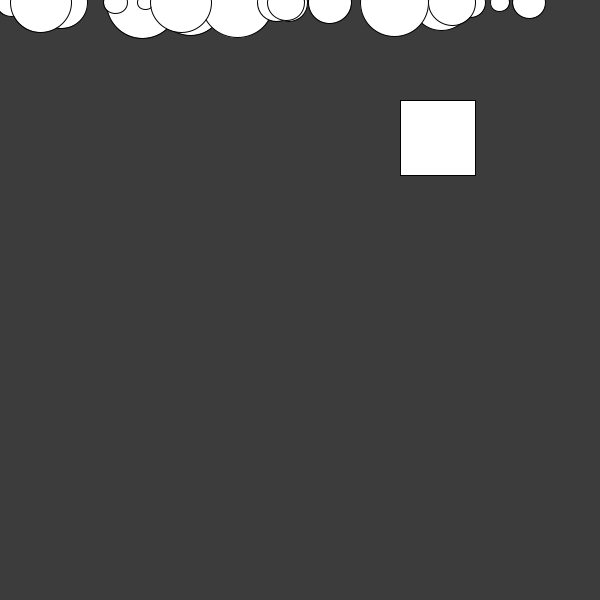
Frame 1 (no input)
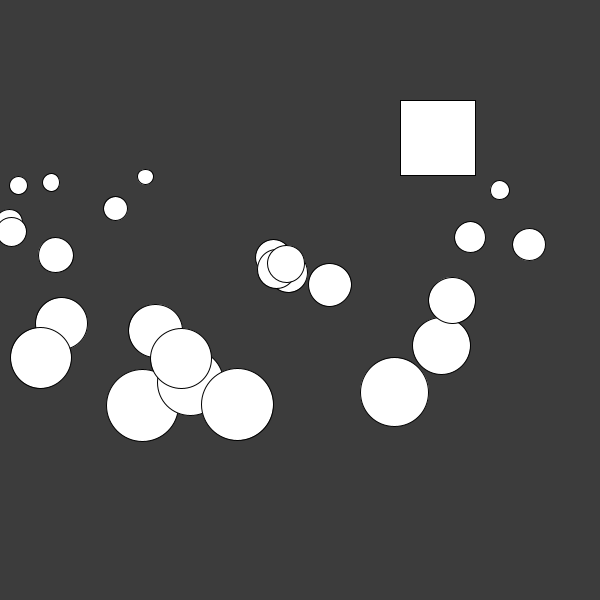
Frame 60 (the mouse pressed at the canvas centre just before this capture)
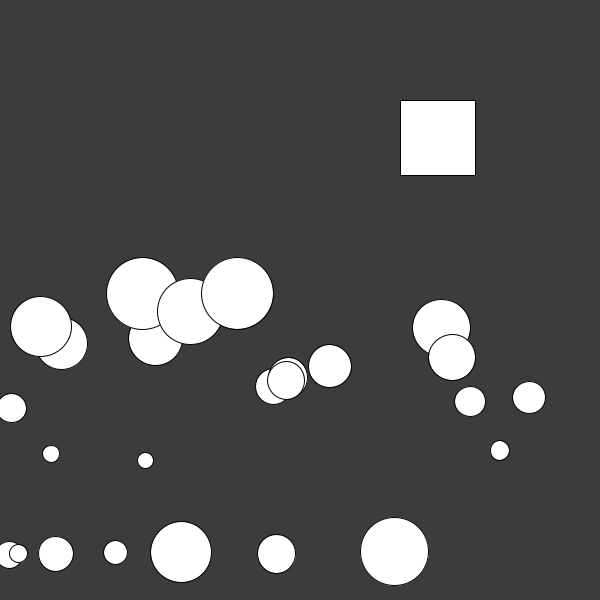
Frame 120 (the mouse held since frame 60 and released just before this capture)

The Processing sketch that drew these frames (run headless with seeded random() and noise(); from frame 60 on, the mouse is pressed at the canvas centre):

// Processing sketch: processing_57846
// ── processing_57846.pde

// Michelle Philpott
//PS 3 - question 2 

//-----------------------------------

Ball[] ball= new Ball[25];
Button button;

//------------------------------------
void setup() {
  size(600, 600);
  smooth();
  button= new Button(400, 100, 75, 75);

  for (int i = 0; i < ball.length; i = i + 1) {
    ball[i] = new Ball (2, 0.1);
  }
}

void draw() {
  background (60);
  button.display();

  for (int i = 0; i <  ball.length; i = i + 1) {
    ball[i].display();


    if (button.animate() == false) {
      ball[i].drop();
    }
  }
}

void mousePressed() {
  button.click();
}

//---------------------------------

class Ball {
  float x;
  float y;
  float speed;
  float gravity;
  float dia;
  

  boolean animate = true;

  Ball (float y, float gravity) {
    this.y = y;
    this. gravity = gravity;
    dia = random(30,150);
    x = random(width);
    speed = map(dia, 30, 175, 0, 5);
  }
  
  //drop function loop of the balls
  void drop () {
    y = y + speed;
    speed = speed + gravity;

    if ( y >= height - 50) {
      speed = speed * -0.70;
    }
  }
    //display function of the balls
    void display () {
      fill(255);
      ellipse(x, y, dia/2, dia/2);
    }
  }

  //------------------------------------------------------
  //declare class button
  class Button {

    int btnX;
    int btnY;
    int btnW;
    int btnH;
    boolean animate;
    boolean clicked;

    Button (int btnX, int btnY, int btnW, int btnH) {
      this.btnX = btnX;
      this.btnY = btnY;
      this.btnW = btnW;
      this.btnH = btnH;
    }
    
    //display function of the buttone
    void display() {
      if (animate == true) {
        fill(128);
      }
      rect(btnX, btnY, btnW, btnH);
    }
    
    //boolean function for when the button is clicked
    void click() {
      if ( mouseX > btnX && mouseX < (btnX+btnW) && mouseY > btnY && mouseY < (btnY+btnH)) {
        animate = !animate;
      }
      else {
        animate = false;
      }
      if (animate == true) {
        clicked = true;
      }
      else {
        clicked = false;
      }
    }

    boolean animate() {
      if ( clicked == true) { 
        return true;
      }
      else {
        return false;
      }
    }
  }
